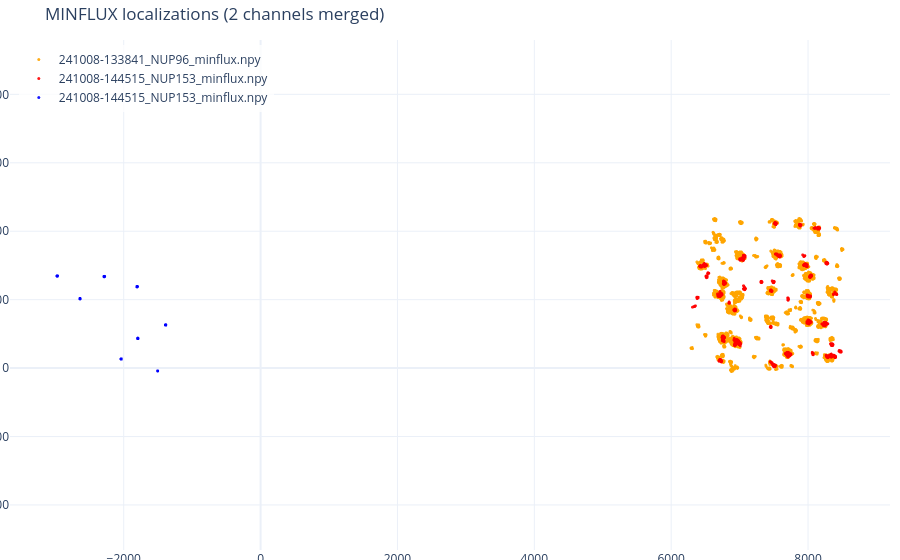

Write notebook code for a chart like this one.
### Code cell
fileid = 1
grd_path = files[fileid].replace(os.path.basename(files[fileid]), 'grd/mbm/')
print(f"Trying to open Zarr file at: {grd_path}")

g = zarr.open_group(grd_path, mode="r")  # no need zarr_format=2 usually
arr = g['points']['xyz']

# Convert locations to nanometers
locs_3 = arr * 1e9

x3, y3 = locs_3[:, 0], locs_3[:, 1]

plot(MFX_Data_1, MFX_Data_2, files, x1, y1, x2, y2, MFX_Data_3=MFX_Data_2, x3=x3, y3=y3, name=os.path.basename(files[fileid]))

### Figure 1 — Plotly figure (JSON) as saved in the notebook; plotly's stock layout.template omitted (floating-point values rounded to 4 significant figures; data arrays with more than 128 entries replaced by an {"elided": "..."} marker saying what was removed)
{"data": [{"customdata": {"elided": "21048 int values"}, "hovertemplate": "x=%{x:.3f}<br>y=%{y:.3f}<br>tid=%{customdata}<br>file=241008-133841_NUP96_minflux.npy<extra></extra>", "marker": {"color": "orange", "opacity": 0.9, "size": 3}, "mode": "markers", "name": "241008-133841_NUP96_minflux.npy", "type": "scattergl", "x": {"elided": "21048 float values"}, "y": {"elided": "21048 float values"}}, {"customdata": {"elided": "3235 int values"}, "hovertemplate": "x=%{x:.3f}<br>y=%{y:.3f}<br>tid=%{customdata}<br>file=241008-144515_NUP153_minflux.npy<extra></extra>", "marker": {"color": "red", "opacity": 0.9, "size": 3}, "mode": "markers", "name": "241008-144515_NUP153_minflux.npy", "type": "scattergl", "x": {"elided": "3235 float values"}, "y": {"elided": "3235 float values"}}, {"customdata": {"elided": "3235 int values"}, "hovertemplate": "x=%{x:.3f}<br>y=%{y:.3f}<br>tid=%{customdata}<br>file=241008-144515_NUP153_minflux.npy<extra></extra>", "marker": {"color": "blue", "opacity": 0.9, "size": 3}, "mode": "markers", "name": "241008-144515_NUP153_minflux.npy", "type": "scattergl", "x": {"elided": "5080 float values"}, "y": {"elided": "5080 float values"}}], "layout": {"dragmode": "pan", "legend": {"bgcolor": "rgba(255,255,255,0.8)", "x": 0.01, "xanchor": "left", "y": 0.99, "yanchor": "top"}, "margin": {"autoexpand": false, "b": 10, "l": 10, "r": 10, "t": 40}, "title": {"text": "MINFLUX localizations (2 channels merged)"}, "uirevision": "keep", "yaxis": {"scaleanchor": "x", "scaleratio": 1}}}
